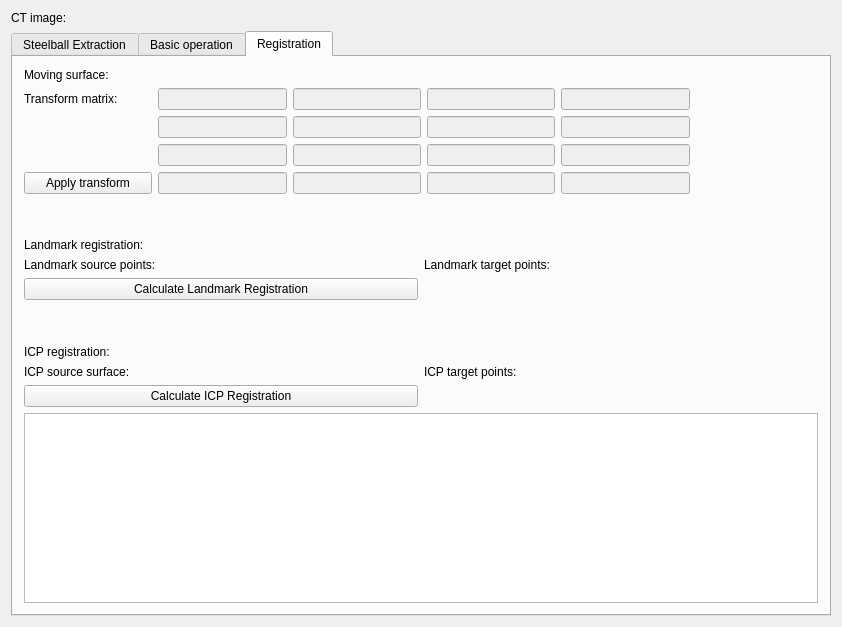
<?xml version="1.0" encoding="UTF-8"?>
<ui version="4.0">
 <class>SpineCTRegistrationControls</class>
 <widget class="QWidget" name="SpineCTRegistrationControls">
  <property name="geometry">
   <rect>
    <x>0</x>
    <y>0</y>
    <width>842</width>
    <height>627</height>
   </rect>
  </property>
  <property name="minimumSize">
   <size>
    <width>0</width>
    <height>0</height>
   </size>
  </property>
  <property name="windowTitle">
   <string>QmitkTemplate</string>
  </property>
  <layout class="QGridLayout" name="gridLayout">
   <item row="0" column="0">
    <layout class="QHBoxLayout" name="horizontalLayout">
     <item>
      <widget class="QLabel" name="label">
       <property name="text">
        <string>CT image: </string>
       </property>
      </widget>
     </item>
     <item>
      <widget class="QmitkSingleNodeSelectionWidget" name="mitkNodeSelectWidget_CTimage" native="true"/>
     </item>
    </layout>
   </item>
   <item row="1" column="0">
    <widget class="QTabWidget" name="tabWidget">
     <property name="currentIndex">
      <number>2</number>
     </property>
     <widget class="QWidget" name="tab">
      <attribute name="title">
       <string>Steelball Extraction</string>
      </attribute>
      <layout class="QGridLayout" name="gridLayout_2">
       <item row="0" column="0">
        <layout class="QHBoxLayout" name="horizontalLayout_2">
         <item>
          <widget class="QLabel" name="label_2">
           <property name="text">
            <string>Steelball Pixel Threshold: </string>
           </property>
          </widget>
         </item>
         <item>
          <widget class="QLineEdit" name="lineEdit_SteelballThreshold">
           <property name="text">
            <string>12000</string>
           </property>
          </widget>
         </item>
        </layout>
       </item>
       <item row="1" column="0">
        <widget class="QPushButton" name="pushButton_ExtractSteelballs">
         <property name="text">
          <string>Extract the Steelballs</string>
         </property>
        </widget>
       </item>
       <item row="2" column="0">
        <spacer name="verticalSpacer">
         <property name="orientation">
          <enum>Qt::Vertical</enum>
         </property>
         <property name="sizeHint" stdset="0">
          <size>
           <width>20</width>
           <height>40</height>
          </size>
         </property>
        </spacer>
       </item>
      </layout>
     </widget>
     <widget class="QWidget" name="tab_3">
      <attribute name="title">
       <string>Basic operation</string>
      </attribute>
      <layout class="QGridLayout" name="gridLayout_3">
       <item row="1" column="1">
        <widget class="QPushButton" name="pushButton_ResetImageOrigin">
         <property name="text">
          <string>Reset image origin and realign the image</string>
         </property>
        </widget>
       </item>
       <item row="0" column="1">
        <widget class="QLabel" name="label_3">
         <property name="text">
          <string>Image operation:</string>
         </property>
        </widget>
       </item>
       <item row="2" column="1">
        <spacer name="verticalSpacer_2">
         <property name="orientation">
          <enum>Qt::Vertical</enum>
         </property>
         <property name="sizeHint" stdset="0">
          <size>
           <width>20</width>
           <height>40</height>
          </size>
         </property>
        </spacer>
       </item>
      </layout>
     </widget>
     <widget class="QWidget" name="tab_2">
      <attribute name="title">
       <string>Registration</string>
      </attribute>
      <layout class="QGridLayout" name="gridLayout_5">
       <item row="0" column="0">
        <layout class="QHBoxLayout" name="horizontalLayout_5">
         <item>
          <widget class="QLabel" name="label_8">
           <property name="text">
            <string>Moving surface:</string>
           </property>
          </widget>
         </item>
         <item>
          <widget class="QmitkSingleNodeSelectionWidget" name="mitkNodeSelectWidget_MovingSurface" native="true"/>
         </item>
        </layout>
       </item>
       <item row="1" column="0" colspan="2">
        <layout class="QGridLayout" name="gridLayout_4">
         <item row="0" column="1">
          <widget class="QLineEdit" name="lineEdit_RegistrationMatrix_0">
           <property name="enabled">
            <bool>false</bool>
           </property>
          </widget>
         </item>
         <item row="1" column="1">
          <widget class="QLineEdit" name="lineEdit_RegistrationMatrix_1">
           <property name="enabled">
            <bool>false</bool>
           </property>
          </widget>
         </item>
         <item row="3" column="0">
          <widget class="QPushButton" name="pushButton_ApplyTransform">
           <property name="text">
            <string>Apply transform</string>
           </property>
          </widget>
         </item>
         <item row="2" column="4">
          <widget class="QLineEdit" name="lineEdit_RegistrationMatrix_14">
           <property name="enabled">
            <bool>false</bool>
           </property>
          </widget>
         </item>
         <item row="0" column="3">
          <widget class="QLineEdit" name="lineEdit_RegistrationMatrix_8">
           <property name="enabled">
            <bool>false</bool>
           </property>
          </widget>
         </item>
         <item row="0" column="0">
          <widget class="QLabel" name="label_11">
           <property name="text">
            <string>Transform matrix:</string>
           </property>
          </widget>
         </item>
         <item row="3" column="1">
          <widget class="QLineEdit" name="lineEdit_RegistrationMatrix_3">
           <property name="enabled">
            <bool>false</bool>
           </property>
          </widget>
         </item>
         <item row="1" column="3">
          <widget class="QLineEdit" name="lineEdit_RegistrationMatrix_9">
           <property name="enabled">
            <bool>false</bool>
           </property>
          </widget>
         </item>
         <item row="0" column="2">
          <widget class="QLineEdit" name="lineEdit_RegistrationMatrix_4">
           <property name="enabled">
            <bool>false</bool>
           </property>
          </widget>
         </item>
         <item row="2" column="2">
          <widget class="QLineEdit" name="lineEdit_RegistrationMatrix_6">
           <property name="enabled">
            <bool>false</bool>
           </property>
          </widget>
         </item>
         <item row="1" column="2">
          <widget class="QLineEdit" name="lineEdit_RegistrationMatrix_5">
           <property name="enabled">
            <bool>false</bool>
           </property>
          </widget>
         </item>
         <item row="4" column="2">
          <spacer name="verticalSpacer_4">
           <property name="orientation">
            <enum>Qt::Vertical</enum>
           </property>
           <property name="sizeHint" stdset="0">
            <size>
             <width>20</width>
             <height>40</height>
            </size>
           </property>
          </spacer>
         </item>
         <item row="1" column="5">
          <spacer name="horizontalSpacer_2">
           <property name="orientation">
            <enum>Qt::Horizontal</enum>
           </property>
           <property name="sizeHint" stdset="0">
            <size>
             <width>40</width>
             <height>20</height>
            </size>
           </property>
          </spacer>
         </item>
         <item row="1" column="0">
          <spacer name="horizontalSpacer">
           <property name="orientation">
            <enum>Qt::Horizontal</enum>
           </property>
           <property name="sizeHint" stdset="0">
            <size>
             <width>40</width>
             <height>20</height>
            </size>
           </property>
          </spacer>
         </item>
         <item row="1" column="4">
          <widget class="QLineEdit" name="lineEdit_RegistrationMatrix_13">
           <property name="enabled">
            <bool>false</bool>
           </property>
          </widget>
         </item>
         <item row="3" column="4">
          <widget class="QLineEdit" name="lineEdit_RegistrationMatrix_15">
           <property name="enabled">
            <bool>false</bool>
           </property>
          </widget>
         </item>
         <item row="3" column="3">
          <widget class="QLineEdit" name="lineEdit_RegistrationMatrix_11">
           <property name="enabled">
            <bool>false</bool>
           </property>
          </widget>
         </item>
         <item row="2" column="1">
          <widget class="QLineEdit" name="lineEdit_RegistrationMatrix_2">
           <property name="enabled">
            <bool>false</bool>
           </property>
          </widget>
         </item>
         <item row="0" column="4">
          <widget class="QLineEdit" name="lineEdit_RegistrationMatrix_12">
           <property name="enabled">
            <bool>false</bool>
           </property>
          </widget>
         </item>
         <item row="2" column="3">
          <widget class="QLineEdit" name="lineEdit_RegistrationMatrix_10">
           <property name="enabled">
            <bool>false</bool>
           </property>
          </widget>
         </item>
         <item row="3" column="2">
          <widget class="QLineEdit" name="lineEdit_RegistrationMatrix_7">
           <property name="enabled">
            <bool>false</bool>
           </property>
          </widget>
         </item>
        </layout>
       </item>
       <item row="9" column="0">
        <widget class="QPushButton" name="pushButton_Icp">
         <property name="text">
          <string>Calculate ICP Registration</string>
         </property>
        </widget>
       </item>
       <item row="8" column="1">
        <layout class="QHBoxLayout" name="horizontalLayout_7">
         <item>
          <widget class="QLabel" name="label_10">
           <property name="text">
            <string>ICP target points:</string>
           </property>
          </widget>
         </item>
         <item>
          <widget class="QmitkSingleNodeSelectionWidget" name="mitkNodeSelectWidget_IcpTargetPointset" native="true"/>
         </item>
        </layout>
       </item>
       <item row="7" column="0">
        <widget class="QLabel" name="label_5">
         <property name="text">
          <string>ICP registration:</string>
         </property>
        </widget>
       </item>
       <item row="4" column="0">
        <widget class="QPushButton" name="pushButton_Landmark">
         <property name="text">
          <string>Calculate Landmark Registration</string>
         </property>
        </widget>
       </item>
       <item row="10" column="0" colspan="2">
        <widget class="QTextBrowser" name="textBrowser_Registration"/>
       </item>
       <item row="2" column="0">
        <widget class="QLabel" name="label_4">
         <property name="text">
          <string>Landmark registration:</string>
         </property>
        </widget>
       </item>
       <item row="3" column="0">
        <layout class="QHBoxLayout" name="horizontalLayout_3">
         <item>
          <widget class="QLabel" name="label_6">
           <property name="text">
            <string>Landmark source points:</string>
           </property>
          </widget>
         </item>
         <item>
          <widget class="QmitkSingleNodeSelectionWidget" name="mitkNodeSelectWidget_LandmarkSrcPointset" native="true"/>
         </item>
        </layout>
       </item>
       <item row="3" column="1">
        <layout class="QHBoxLayout" name="horizontalLayout_4">
         <item>
          <widget class="QLabel" name="label_7">
           <property name="text">
            <string>Landmark target points:</string>
           </property>
          </widget>
         </item>
         <item>
          <widget class="QmitkSingleNodeSelectionWidget" name="mitkNodeSelectWidget_LandmarkTargetPointset" native="true"/>
         </item>
        </layout>
       </item>
       <item row="8" column="0">
        <layout class="QHBoxLayout" name="horizontalLayout_6">
         <item>
          <widget class="QLabel" name="label_9">
           <property name="text">
            <string>ICP source surface:</string>
           </property>
          </widget>
         </item>
         <item>
          <widget class="QmitkSingleNodeSelectionWidget" name="mitkNodeSelectWidget_IcpSrcSurface" native="true"/>
         </item>
        </layout>
       </item>
       <item row="5" column="0">
        <spacer name="verticalSpacer_3">
         <property name="orientation">
          <enum>Qt::Vertical</enum>
         </property>
         <property name="sizeHint" stdset="0">
          <size>
           <width>20</width>
           <height>40</height>
          </size>
         </property>
        </spacer>
       </item>
      </layout>
     </widget>
    </widget>
   </item>
  </layout>
 </widget>
 <layoutdefault spacing="6" margin="11"/>
 <customwidgets>
  <customwidget>
   <class>QmitkSingleNodeSelectionWidget</class>
   <extends>QWidget</extends>
   <header location="global">QmitkSingleNodeSelectionWidget.h</header>
   <container>1</container>
  </customwidget>
 </customwidgets>
 <resources/>
 <connections/>
</ui>
